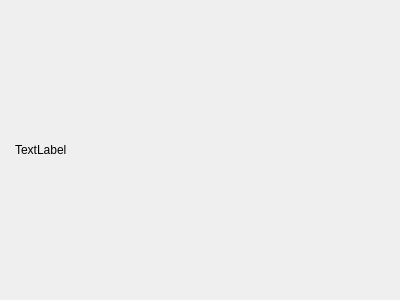
<?xml version="1.0" encoding="UTF-8"?>
<ui version="4.0">
 <class>ListItem</class>
 <widget class="QWidget" name="ListItem">
  <property name="geometry">
   <rect>
    <x>0</x>
    <y>0</y>
    <width>400</width>
    <height>300</height>
   </rect>
  </property>
  <property name="windowTitle">
   <string>Form</string>
  </property>
  <property name="autoFillBackground">
   <bool>true</bool>
  </property>
  <property name="styleSheet">
   <string notr="true">QLabel {
padding: 8px 12px;
}

QLabel:hover,
QLabel[itemActive=&quot;true&quot;] {
  background: palette(mid);
}

QLabel[itemActive=&quot;true&quot;]:focus,
QLabel:focus {
  background: palette(highlight);
}
</string>
  </property>
  <layout class="QVBoxLayout" name="verticalLayout">
   <property name="spacing">
    <number>0</number>
   </property>
   <property name="leftMargin">
    <number>0</number>
   </property>
   <property name="topMargin">
    <number>0</number>
   </property>
   <property name="rightMargin">
    <number>0</number>
   </property>
   <property name="bottomMargin">
    <number>0</number>
   </property>
   <item>
    <widget class="QLabel" name="label">
     <property name="focusPolicy">
      <enum>Qt::TabFocus</enum>
     </property>
     <property name="text">
      <string>TextLabel</string>
     </property>
     <property name="margin">
      <number>0</number>
     </property>
    </widget>
   </item>
  </layout>
 </widget>
 <resources/>
 <connections/>
</ui>
